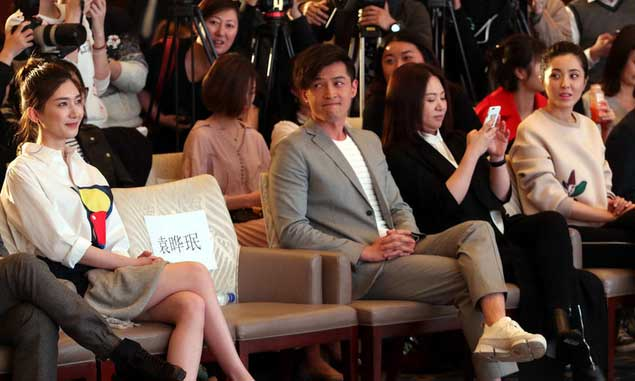
#> input picture img/1.jpg, 635 x 381 px, found by its file name
$ python Laplacian.py   (older library calls are emulated)
#> lines starting #> are read from the running program, lines starting #| are printed output that depends on the picture
import numpy
import argparse
import cv2

image = cv2.imread('../结构图/1.jpg')
#> image is the input picture: shape (381, 635, 3); mean B, G, R 64.5, 74.1, 95.8
cv2.imshow("Original", image)

gray = cv2.cvtColor(image, cv2.COLOR_BGR2GRAY)
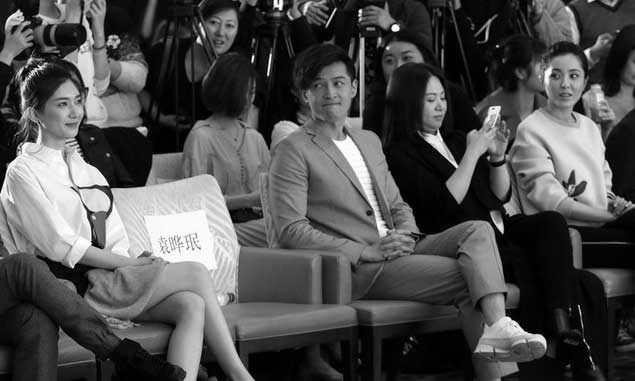
#> gray: shape (381, 635); min 0, max 255, mean 79.5
cv2.imshow("Gray", gray)

# if don't use a floating point data type when computing
# the gradient magnitude image, you will miss edges
lap = cv2.Laplacian(gray, cv2.CV_64F)
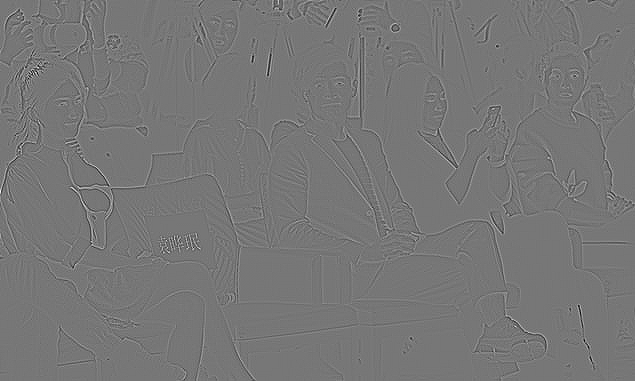
#> lap: shape (381, 635) float64; min -357, max 407, mean 0; drawn with min black and max white
lap = numpy.uint8(numpy.absolute(lap))
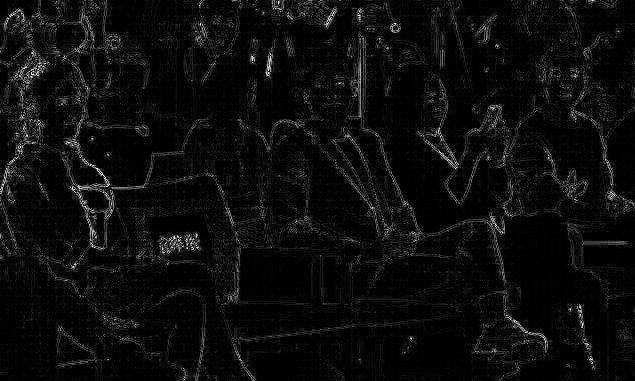
#> lap: shape (381, 635); min 0, max 255, mean 13.4

cv2.imshow("lap", lap)

# display two images in a figure
#cv2.imshow("Edge detection by Laplacaian", numpy.hstack([lap, gray]))

#cv2.imwrite("1_edge_by_laplacian.jpg", numpy.hstack([gray, lap]))

if (cv2.waitKey(0) == 27):
#> (key Esc is pressed here)
    cv2.destroyAllWindows()

$ run again, with img/3.jpg copied over img/1.jpg
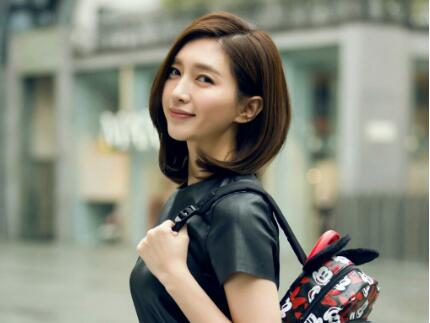
#> input picture img/3.jpg, 430 x 323 px, found by its file name
#> image is the input picture: shape (323, 430, 3); mean B, G, R 122.6, 135.4, 134.1
#> `lap = cv2.Laplacian(gray, cv2.CV_64F)`:
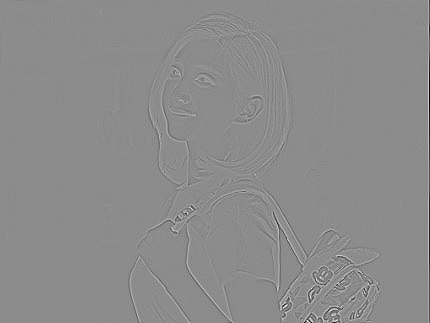
#> lap: shape (323, 430) float64; min -389, max 319, mean -0.3; drawn with min black and max white
#> `lap = numpy.uint8(numpy.absolute(lap))`:
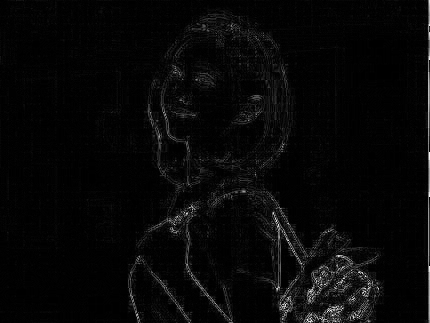
#> lap: shape (323, 430); min 0, max 254, mean 7.5

$ run again, with img/4.jpg copied over img/1.jpg
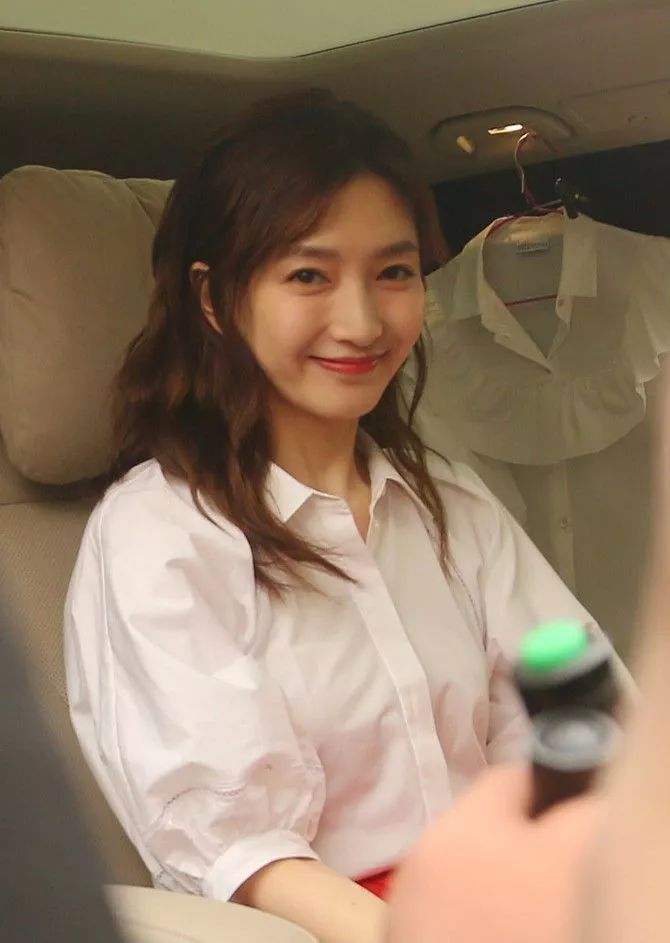
#> input picture img/4.jpg, 670 x 943 px, found by its file name
#> image is the input picture: shape (943, 670, 3); mean B, G, R 100.1, 121.3, 142.8
#> `gray = cv2.cvtColor(image, cv2.COLOR_BGR2GRAY)`:
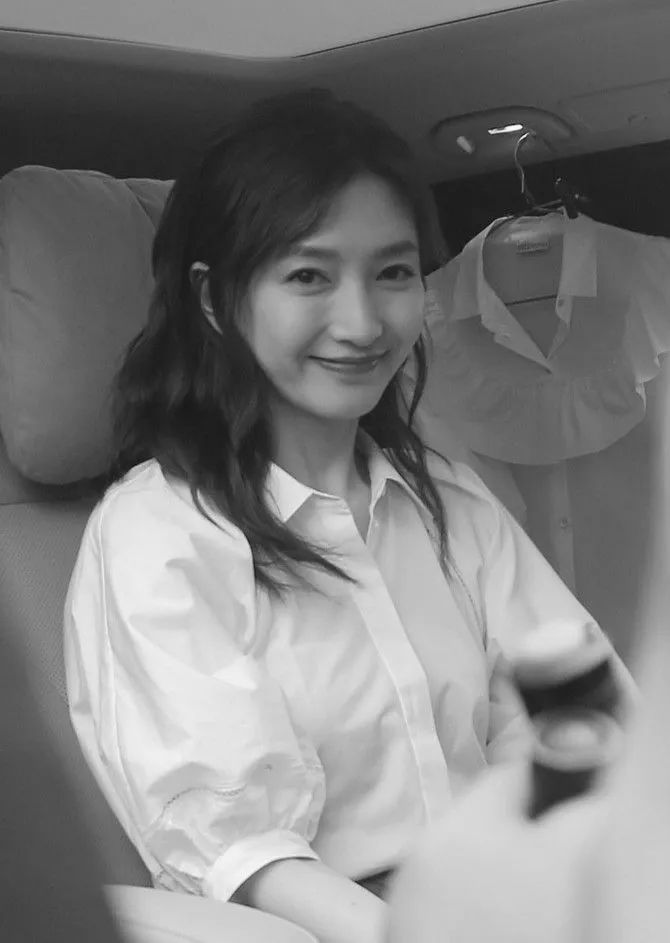
#> gray: shape (943, 670); min 4, max 252, mean 125.3
#> `lap = numpy.uint8(numpy.absolute(lap))`:
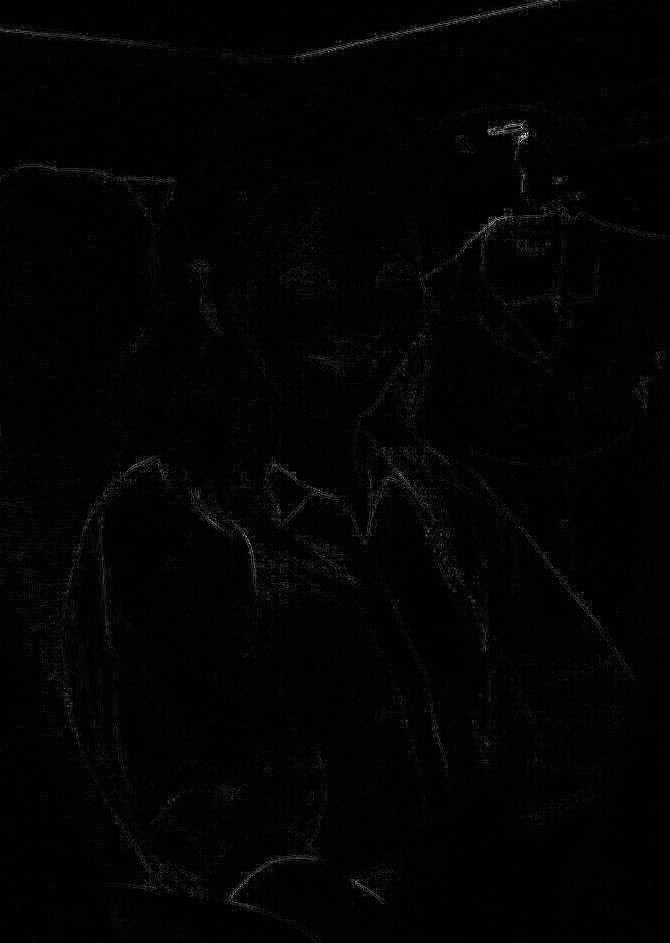
#> lap: shape (943, 670); min 0, max 253, mean 2.9
